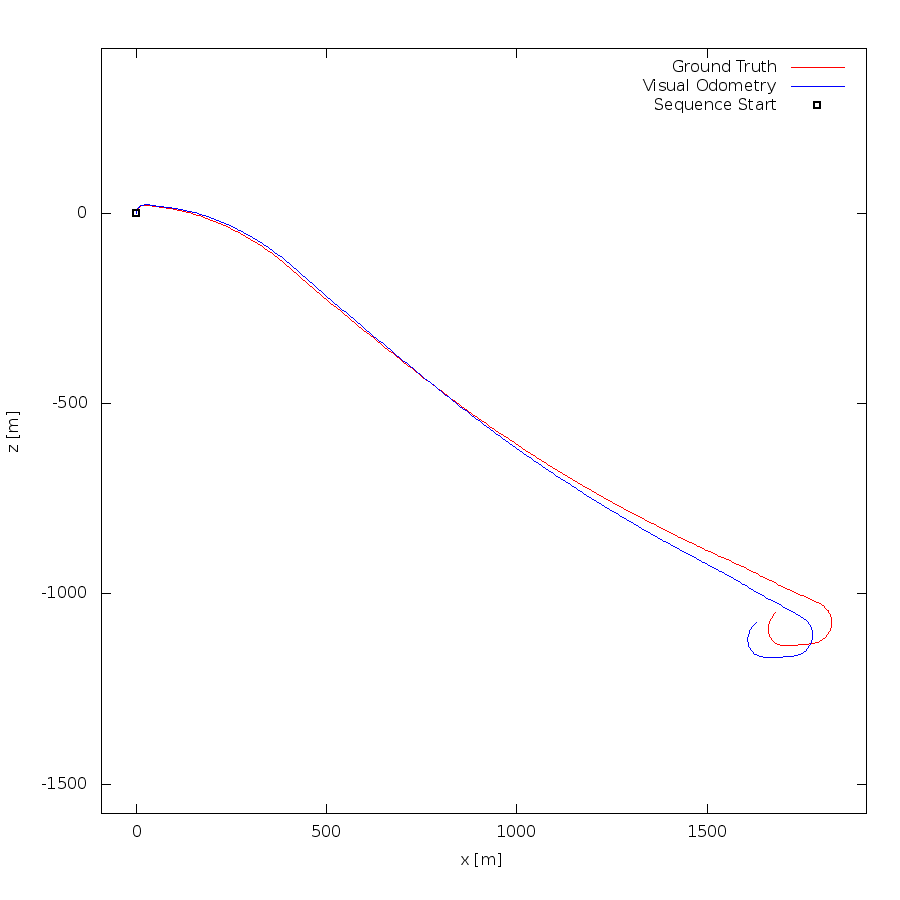

Source code (gnuplot):
set term postscript eps enhanced color
set output "01.eps"
set size ratio -1
set xrange [-91:1919]
set yrange [-1577:433]
set xlabel "x [m]"
set ylabel "z [m]"
plot "01.txt" using 1:2 lc rgb "#FF0000" title 'Ground Truth' w lines,"01.txt" using 3:4 lc rgb "#0000FF" title 'Visual Odometry' w lines,"< head -1 01.txt" using 1:2 lc rgb "#000000" pt 4 ps 1 lw 2 title 'Sequence Start' w points
